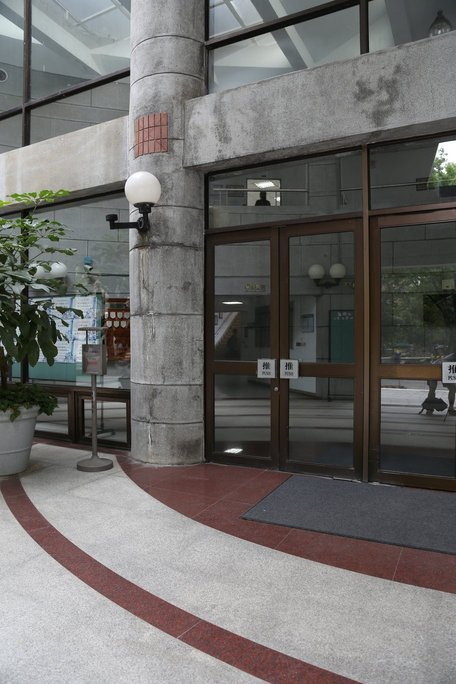
#> input picture hw2/input_image/IMG_7858.JPG, 456 x 684 px
$ python tonemap.py ../hw2/input_image/IMG_7858.JPG out.png
#> lines starting #> are read from the running program, lines starting #| are printed output that depends on the picture
'''
# tonemap.py -- HDR image tone mapping

* for digital visual effects homework1
* generate a tone mapping image by an exr HDR image

'''

import sys

import cv2
import numpy as np

# Normalize image
def imgscaling(inimg):
  return (inimg-inimg.min())/(inimg.max()-inimg.min())

# Tone mapping
def tonemap(img, basecon, spasig, ransig, gammacor):
  width = img.shape[1]
  height = img.shape[0]

  gimg = cv2.cvtColor(img, cv2.COLOR_BGR2GRAY)
  lgimg = np.log(gimg)

  # Multiscale decomposition
  base = cv2.bilateralFilter(lgimg, -1, ransig, spasig)
  detail = lgimg-base

  # Contrast reduction
  base = base*basecon/(base.max()-base.min())

  # Reconstruct intensity
  nimg = np.exp(base+detail)

  # Recompose color image
  cimg = (nimg/gimg).reshape(height, width, 1)*img

  # Normalize
  for i in xrange(cimg.shape[2]):
    cimg[..., i] = imgscaling(cimg[..., i])

  nimg = imgscaling(nimg)

  # Gamma correction
  cimg = np.power(cimg, gammacor)
  nimg = np.power(nimg, gammacor)

  return cimg, base, detail, nimg

# For GUI functions
def nothing(event):
  pass

# Default output file name
outImage = 'out'

# Loading the input image
if len(sys.argv)!=2 and len(sys.argv)!=3:
  print('    Usage: python tonemap.py <image.exr> [output image]')
  sys.exit(-1)
else:
  inFile = sys.argv[1]

  if len(sys.argv)==3:
    outImage = sys.argv[2]

img = cv2.imread(inFile, -1)
#> img is the input picture: shape (684, 456, 3); mean B, G, R 107.3, 109.2, 111.1
width = img.shape[1]
#> width = 456
height = img.shape[0]
#> height = 684

# OpenCV GUI settings
wn = 'Tone Mapping'
cv2.namedWindow(wn)
bc = 'Base contrast'
sks = 'Spatial kernel sigma'
rks = 'Range kernel sigma'
gm = 'Gamma correction (*0.1)'

cv2.createTrackbar(bc, wn, 5, 50, nothing)
cv2.createTrackbar(sks, wn, 2, 100, nothing)
cv2.createTrackbar(rks, wn, 2, 20, nothing)
cv2.createTrackbar(gm, wn, 10, 100, nothing)

# Scaling down input image for preview
while width > 1000:
  width /= 2
  height /= 2
#> after the loop, height = 684; width = 456

# Show message
print("Press 't' to do tone mapping")
print("Press 'r' to restore input image")
print("Press 's' to save HDR image")
print("Press 'q' to quit program")

simg = cv2.resize(img, (width, height))
oimg = img
base = np.zeros(img.shape[:2])
detail = np.zeros(img.shape[:2])
nimg = np.zeros(img.shape[:2])

img = np.power(imgscaling(img), 0.45)
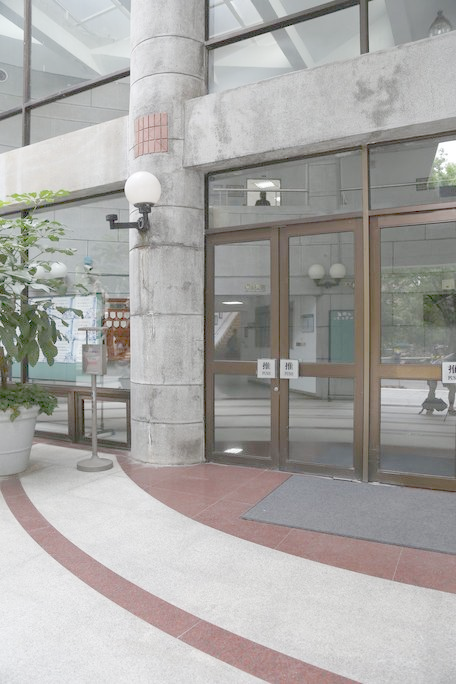
#> img: shape (684, 456, 3) float64; mean B, G, R 0.648, 0.657, 0.664

while True:
  cv2.imshow(wn, simg)
  key = cv2.waitKey(30)&255
#> (key q is pressed here)

  # Tone mapping the input image
  if key==ord('t'):
    print('Tone mapping...')
    # Get parameters
    baseContrast = float(cv2.getTrackbarPos(bc, wn))
    spatialsig = float(cv2.getTrackbarPos(sks, wn))
    rangesig = float(cv2.getTrackbarPos(rks, wn))
    gamma = float(cv2.getTrackbarPos(gm, wn))/10.

    # Tone mapping
    oimg, base, detail, nimg = tonemap(img, baseContrast, spatialsig, rangesig, gamma)
    oimg *= 255

    simg = cv2.resize(oimg, (width, height))
    print('Tone mapping done')

  # Save image
  if key==ord('s'):
    baseContrast = float(cv2.getTrackbarPos(bc, wn))
    spatialsig = float(cv2.getTrackbarPos(sks, wn))
    rangesig = float(cv2.getTrackbarPos(rks, wn))
    gamma = float(cv2.getTrackbarPos(gm, wn))/10.
    para = '_bc'+str(baseContrast)+'_ss'+str(spatialsig)+'_rs'+str(rangesig)+'_gm'+str(gamma)

    print('Saving image...')
    cv2.imwrite(outImage+para+'.tiff', oimg)
    cv2.imwrite(outImage+para+'_base.tiff', np.repeat(base.reshape(oimg.shape[0], -1, 1), 3, axis=2))
    cv2.imwrite(outImage+para+'_detail.tiff', np.repeat(detail.reshape(oimg.shape[0], -1, 1), 3, axis=2))
    cv2.imwrite(outImage+para+'_nimg.tiff', np.repeat(nimg.reshape(oimg.shape[0], -1, 1), 3, axis=2))
    print('Save done')

  # Restore simg
  if key==ord('r'):
    simg = cv2.resize(img, (width, height))

  # Quit
  if key==ord('q'):
    break

cv2.destroyAllWindows()

$ run again, on hw2/input_image/IMG_7860.JPG
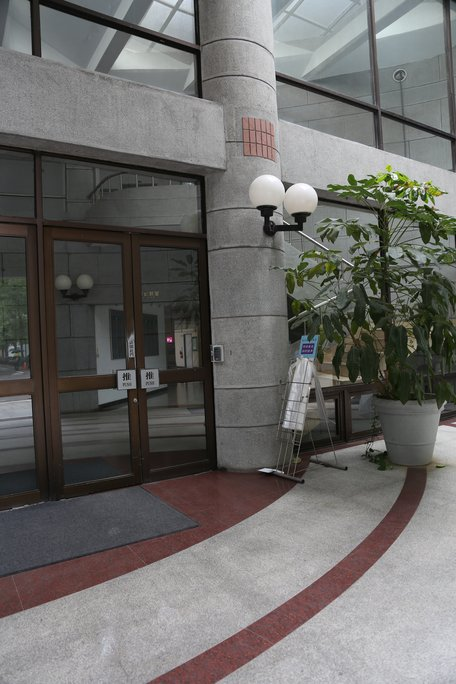
#> input picture hw2/input_image/IMG_7860.JPG, 456 x 684 px
#> img is the input picture: shape (684, 456, 3); mean B, G, R 104.1, 106.5, 108
#> `img = np.power(imgscaling(img), 0.45)`:
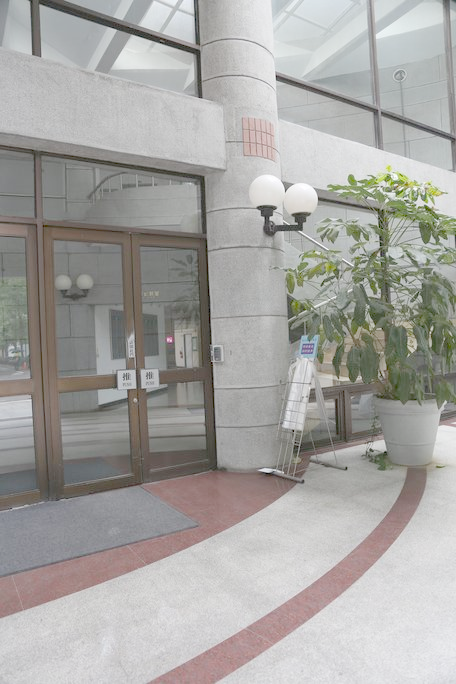
#> img: shape (684, 456, 3) float64; mean B, G, R 0.638, 0.65, 0.656

$ run again, on hw2/input_image/IMG_7861.JPG
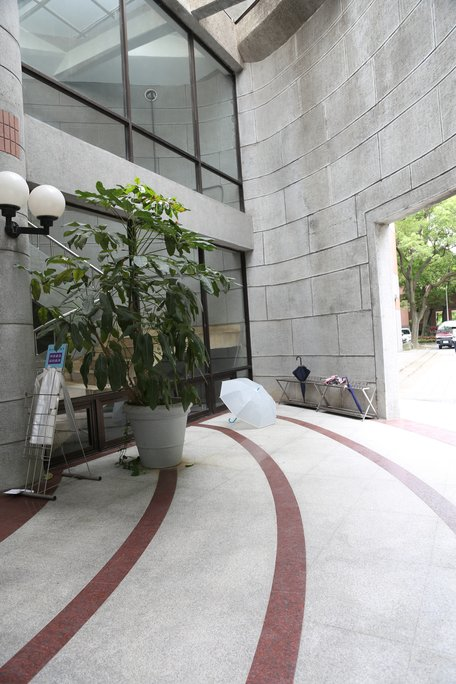
#> input picture hw2/input_image/IMG_7861.JPG, 456 x 684 px
#> img is the input picture: shape (684, 456, 3); mean B, G, R 153.2, 157, 157.5
#> `img = np.power(imgscaling(img), 0.45)`:
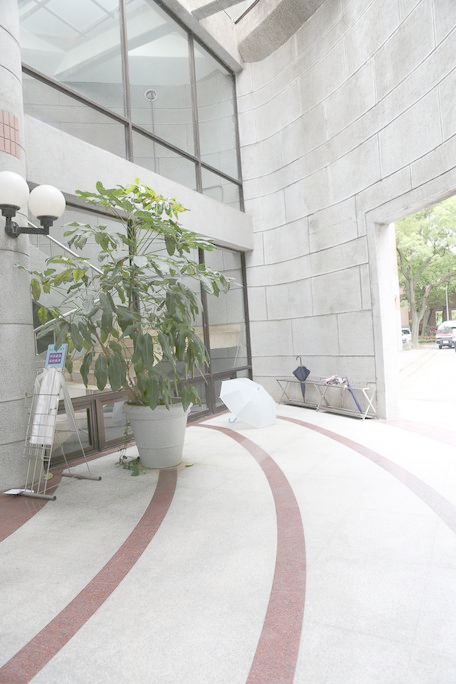
#> img: shape (684, 456, 3) float64; mean B, G, R 0.772, 0.785, 0.787

$ run again, on hw2/input_image/IMG_7862.JPG
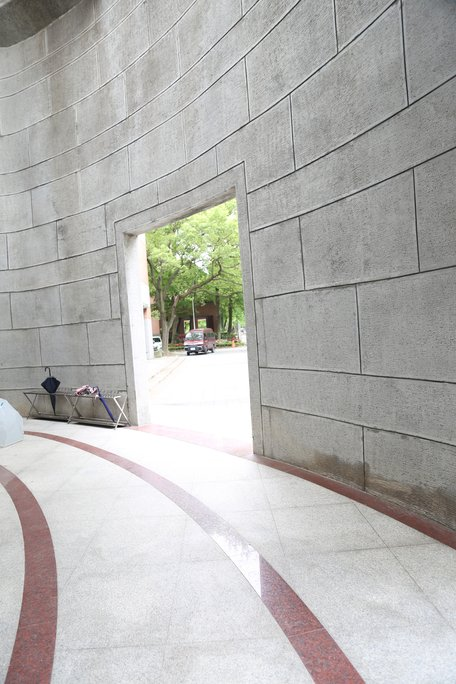
#> input picture hw2/input_image/IMG_7862.JPG, 456 x 684 px
#> img is the input picture: shape (684, 456, 3); mean B, G, R 177.8, 180.4, 181.5
#> `img = np.power(imgscaling(img), 0.45)`:
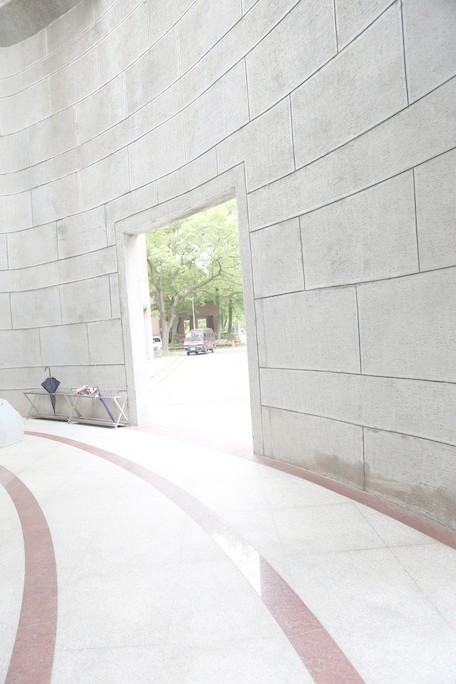
#> img: shape (684, 456, 3) float64; mean B, G, R 0.842, 0.849, 0.852
